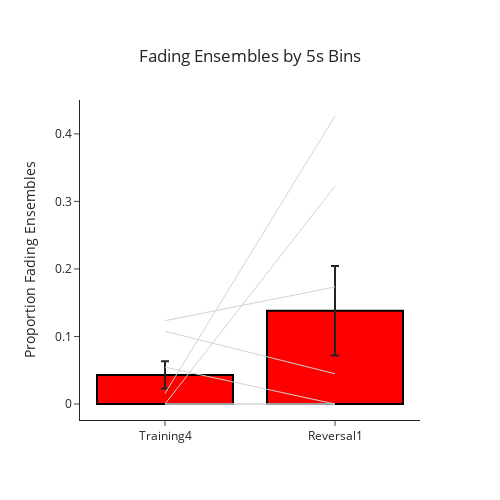

The code cell stored with this chart in its notebook:
### Code cell
## Get proportion decreasing values
prop_decreasing_T4 = []
prop_decreasing_R1 = []
mouse_name = []
for key in mouse_trends:
    prop_decreasing_T4.append(mouse_trends[key]['Training4']['prop_decreasing'])
    prop_decreasing_R1.append(mouse_trends[key]['Reversal1']['prop_decreasing'])
    mouse_name.append(key)
prop_df = pd.DataFrame({'mouse': mouse_name, 'Training4': prop_decreasing_T4, 'Reversal1': prop_decreasing_R1})
## Plot prop_df
x = ['Training4', 'Reversal1']
avgs = [prop_df.Training4.mean(), prop_df.Reversal1.mean()]
sem = [prop_df.Training4.sem(), prop_df.Reversal1.sem()]
fig = go.Figure(data = go.Bar(x = x, y = avgs, error_y = dict(type = 'data', array = sem), showlegend = False))
for row in prop_df.index:
    data = prop_df.loc[row]
    fig.add_trace(go.Scatter(x = x, y = [data.Training4, data.Reversal1], mode = 'lines', line_color = 'lightgrey', showlegend = False,
                             line = dict(width = 1), name = prop_df.loc[row, 'mouse']))
fig.update_layout(template = 'simple_white', width = 500, height = 500)
fig.update_layout(
    title={
        'text': 'Fading Ensembles by {}s Bins'.format(x_bin_size),
        'y':0.9,
        'x':0.5,
        'xanchor': 'center',
        'yanchor': 'top'})
fig.update_yaxes(title = 'Proportion Fading Ensembles')
fig.update_traces(marker_color = 'red', marker_line_color = 'black', marker_line_width = 2)
fig.show()
# fig.write_image('progress_figures/cohort0/by_{}s_bins.png'.format(x_bin_size))

### Figure 1 — Plotly figure (JSON) as saved in the notebook; plotly's stock layout.template omitted (floating-point values rounded to 4 significant figures)
{"data": [{"error_y": {"array": [0.02015, 0.06625], "type": "data"}, "marker": {"color": "red", "line": {"color": "black", "width": 2}}, "showlegend": false, "type": "bar", "x": ["Training4", "Reversal1"], "y": [0.04302, 0.1382]}, {"line": {"color": "lightgrey", "width": 1}, "marker": {"color": "red", "line": {"color": "black", "width": 2}}, "mode": "lines", "name": "Fornax", "showlegend": false, "type": "scatter", "x": ["Training4", "Reversal1"], "y": [0, 0]}, {"line": {"color": "lightgrey", "width": 1}, "marker": {"color": "red", "line": {"color": "black", "width": 2}}, "mode": "lines", "name": "Janus", "showlegend": false, "type": "scatter", "x": ["Training4", "Reversal1"], "y": [0.1233, 0.1733]}, {"line": {"color": "lightgrey", "width": 1}, "marker": {"color": "red", "line": {"color": "black", "width": 2}}, "mode": "lines", "name": "Lyra", "showlegend": false, "type": "scatter", "x": ["Training4", "Reversal1"], "y": [0, 0.3226]}, {"line": {"color": "lightgrey", "width": 1}, "marker": {"color": "red", "line": {"color": "black", "width": 2}}, "mode": "lines", "name": "Miranda", "showlegend": false, "type": "scatter", "x": ["Training4", "Reversal1"], "y": [0.01562, 0.4265]}, {"line": {"color": "lightgrey", "width": 1}, "marker": {"color": "red", "line": {"color": "black", "width": 2}}, "mode": "lines", "name": "Naiad", "showlegend": false, "type": "scatter", "x": ["Training4", "Reversal1"], "y": [0, 0]}, {"line": {"color": "lightgrey", "width": 1}, "marker": {"color": "red", "line": {"color": "black", "width": 2}}, "mode": "lines", "name": "Sao", "showlegend": false, "type": "scatter", "x": ["Training4", "Reversal1"], "y": [0.05455, 0]}, {"line": {"color": "lightgrey", "width": 1}, "marker": {"color": "red", "line": {"color": "black", "width": 2}}, "mode": "lines", "name": "Titania", "showlegend": false, "type": "scatter", "x": ["Training4", "Reversal1"], "y": [0.1077, 0.04478]}], "layout": {"height": 500, "title": {"text": "Fading Ensembles by 5s Bins", "x": 0.5, "xanchor": "center", "y": 0.9, "yanchor": "top"}, "width": 500, "yaxis": {"title": {"text": "Proportion Fading Ensembles"}}}}
